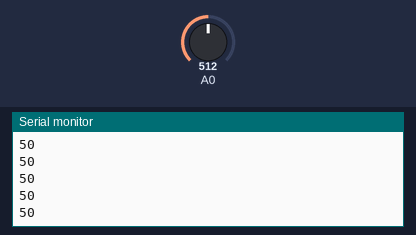
The sketch below on a simulated ESP8266 (NodeMCU). On the bench: the last lines printed to the serial monitor. The test bench sets the inputs (shaded band); at power-on: A0 = 512. WiFi joins after 1.5 s; servers stay silent unless stated.

Above: at 3.0 s.
3.1 s: A0 set to 716
At 3.11 s:
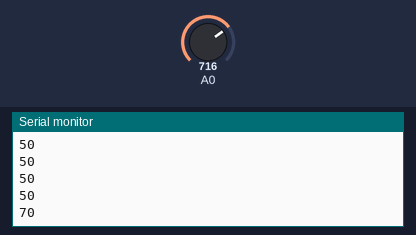
4.6 s: A0 set to 900
At 4.61 s:
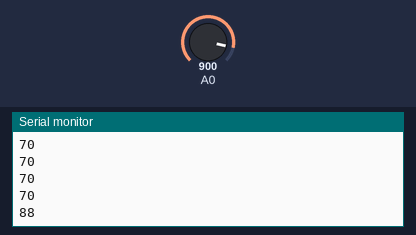
Timing chart, 0 to 7.6 s (numbered marks = the images above; inputs shaded):
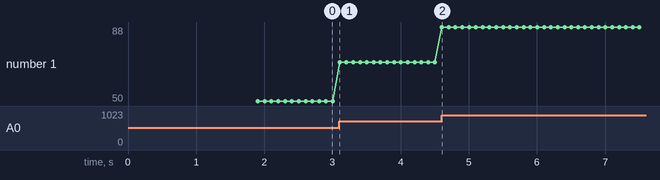

Measured:
- after the input at 3.1 s, the serial monitor: prints a new line at once (image 1)
- after the input at 4.6 s, the serial monitor: prints a new line at once (image 2)
- plotted number 1: 50 → 70 after the input at 3.1 s, 70 → 88 after the input at 4.6 s

The sketch:

ESP8266_with_Rain_Sensor_via_Blynk.ino
```cpp
#define BLYNK_TEMPLATE_ID "TMPLgrzkvHG-"
#define BLYNK_DEVICE_NAME "Rain Sensor"
#define BLYNK_AUTH_TOKEN "" //Enter your Auth token

#define BLYNK_PRINT Serial

#include <ESP8266WiFi.h>
#include <BlynkSimpleEsp8266.h>

char auth[] = BLYNK_AUTH_TOKEN;
char ssid[] = "";//Enter your WIFI name
char pass[] = "";//Enter your WIFI password

BlynkTimer timer;
bool eventTrigger = false;

void moisture() {
  int rainSensor = analogRead(A0);
  rainSensor = map(rainSensor, 0, 1023, 0, 100);
  Blynk.virtualWrite(V0, rainSensor);
  Serial.println(rainSensor);

  //if (rainSensor > 30 &&
     // eventTrigger == false)
  //{
   // eventTrigger = true;

  //  Blynk.logEvent("Tank is Full", "Gauge is greater than 30");
 // }
 // else
  //{
  //  eventTrigger = false;
  //}
}

void setup() {
  Serial.begin(9600);
  Blynk.begin(auth, ssid, pass);
  timer.setInterval(100L, moisture);

}
void loop()
{
  Blynk.run();
  timer.run();
}
```
